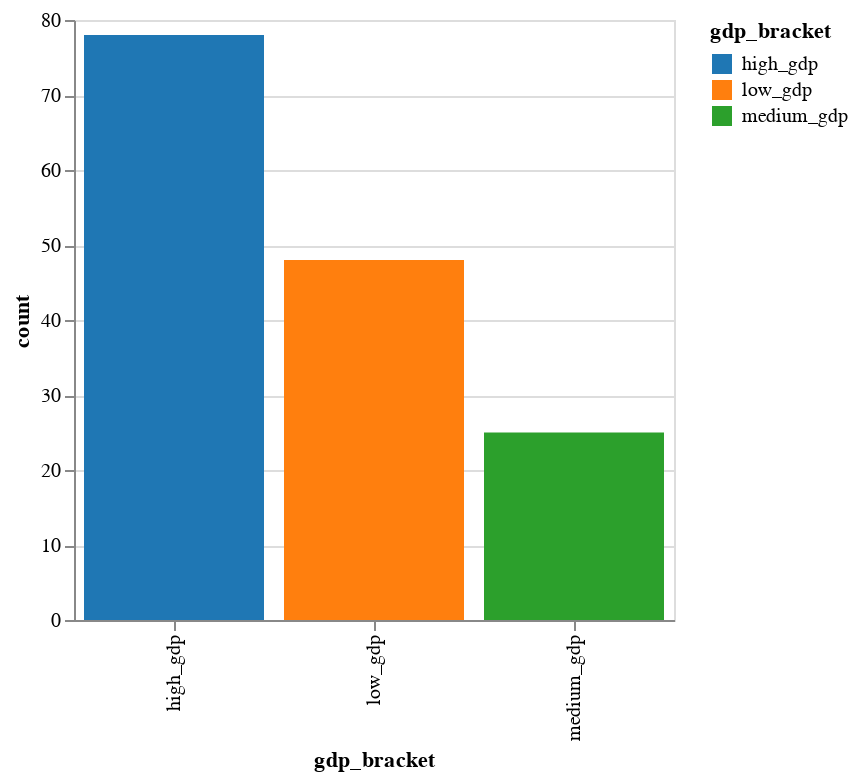

Source (notebook cell):
### Code cell
alt.Chart(analyze_df4).mark_bar().encode(
    x="gdp_bracket",
    y="count",
    color=alt.Color('gdp_bracket:N', scale=alt.Scale(scheme='category10'))

).properties(
    width=300,
    height=300
)

### Figure 1 — Vega-Lite specification as saved in the notebook (floating-point values rounded to 4 significant figures)
{"$schema": "https://vega.github.io/schema/vega-lite/v4.17.0.json", "config": {"view": {"continuousHeight": 300, "continuousWidth": 400}}, "data": {"name": "data-1e7c246616d137c7e0be59e01ad0b530"}, "datasets": {"data-1e7c246616d137c7e0be59e01ad0b530": [{"count": 78, "gdp_bracket": "high_gdp"}, {"count": 48, "gdp_bracket": "low_gdp"}, {"count": 25, "gdp_bracket": "medium_gdp"}]}, "encoding": {"color": {"field": "gdp_bracket", "scale": {"scheme": "category10"}, "type": "nominal"}, "x": {"field": "gdp_bracket", "type": "nominal"}, "y": {"field": "count", "type": "quantitative"}}, "height": 300, "mark": "bar", "width": 300}
